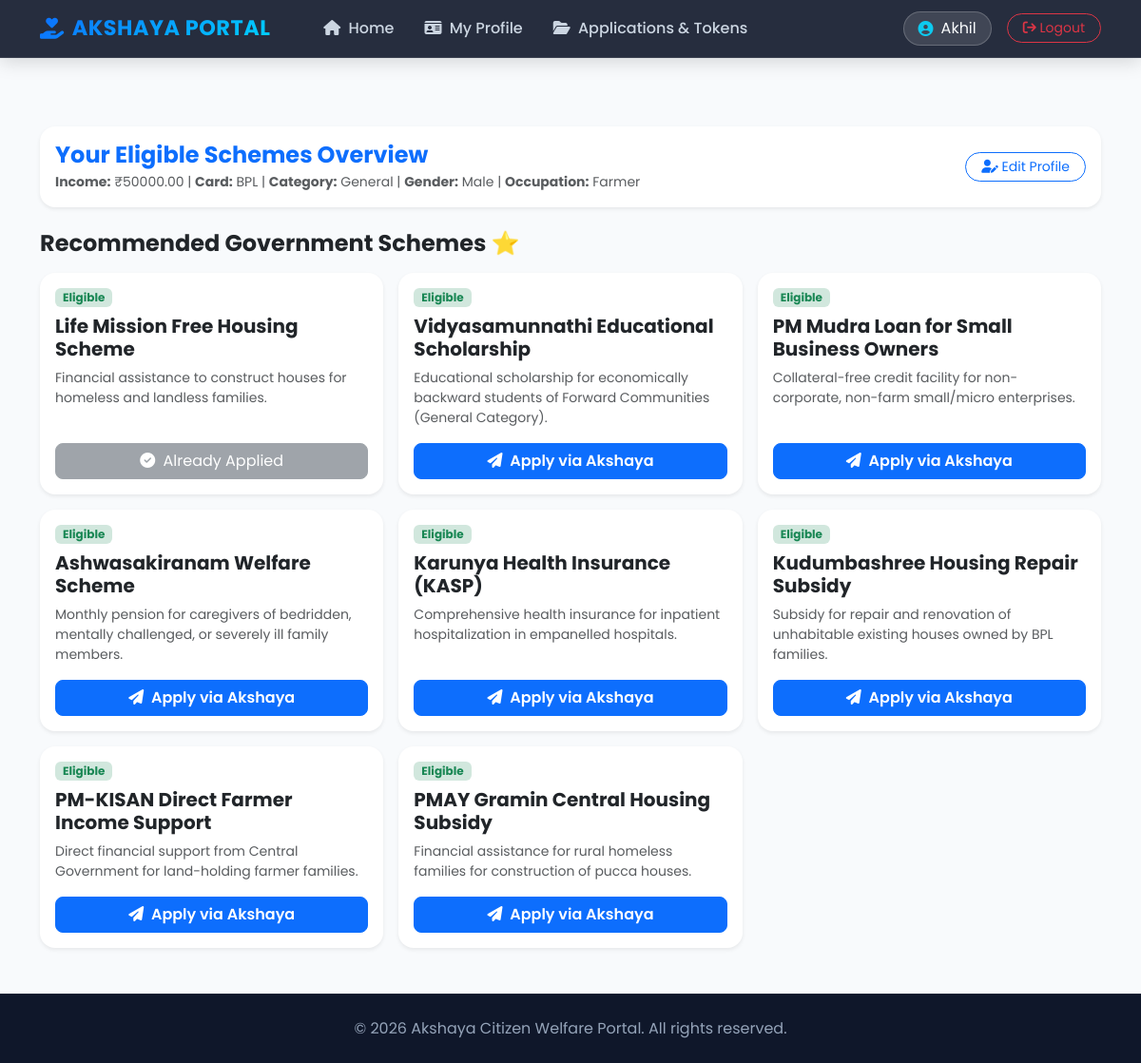
The app's page /home/ (signed in), older data.
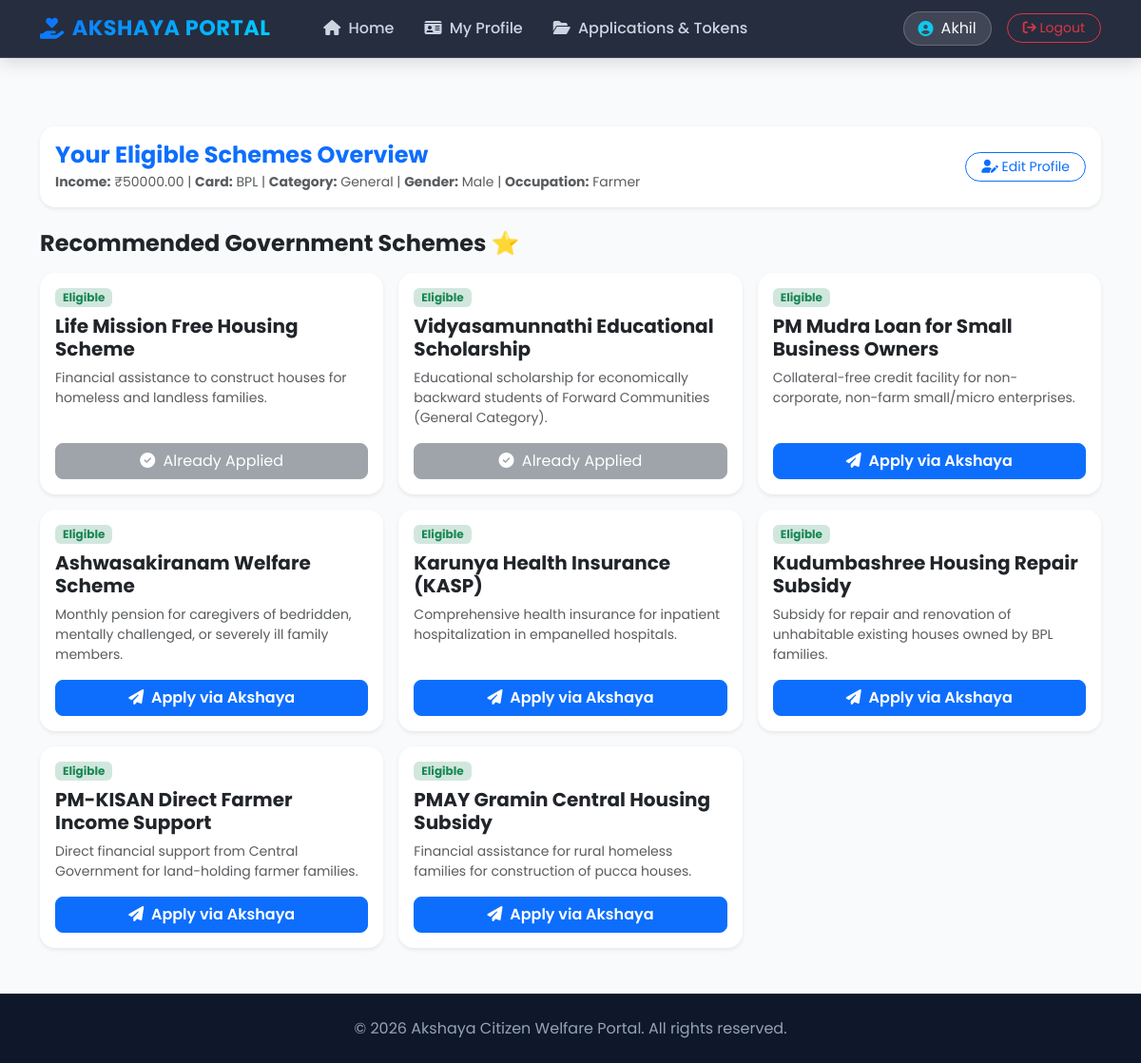
The same page, newer data.
### welfare_app/models.py (models this page shows, shortened)
class Scheme(models.Model):
    title = models.CharField(max_length=200)
    description = models.TextField()
    department = models.CharField(max_length=100)
    max_income = models.DecimalField(max_digits=10, decimal_places=2, default=999999)
    min_age = models.IntegerField(default=0)
    allowed_ration_cards = models.CharField(max_length=10, choices=RATION_CARD_CHOICES, default='ALL')
    category = models.CharField(max_length=10, choices=CATEGORY_CHOICES, default='ALL')
    allowed_gender = models.CharField(max_length=10, choices=GENDER_CHOICES, default='ALL')
    required_occupation = models.CharField(max_length=20, choices=OCCUPATION_CHOICES, default='ALL')
    allowed_marital_status = models.CharField(max_length=20, choices=MARITAL_STATUS_CHOICES, default='ALL')
    is_for_disabled_only = models.BooleanField(default=False)
    required_documents = models.TextField(help_text="Comma separated document names (e.g., Aadhaar, Income Certificate)", blank=True)
    extra_fields = models.TextField(help_text="Comma separated custom input field names", blank=True)

### welfare_app/views.py (the view)
# urls.py: path('home/', views.home, name='home'),
@login_required(login_url='login')
def home(request):
    profile, created = UserProfile.objects.get_or_create(user=request.user)
    eligible_schemes = []
    profile_complete = False
    applied_scheme_ids = set(Application.objects.filter(user=request.user).values_list('scheme_id', flat=True))
    if (profile.annual_income is not None and profile.ration_card_type and profile.category and profile.gender):
        profile_complete = True
        all_schemes = Scheme.objects.all()
        try:
            user_income = float(profile.annual_income)
        except (ValueError, TypeError):
            user_income = 0.0
        user_card = (profile.ration_card_type or "").strip()
        user_cat = (profile.category or "").strip()
        user_gender = (profile.gender or "").strip()
        user_occ = (profile.occupation or "").strip()
        user_marital = (profile.marital_status or "").strip()
        user_age = profile.age or 0
        for scheme in all_schemes:
            income_ok = user_income <= scheme.max_income
            age_ok = user_age >= scheme.min_age
            ration_ok = (scheme.allowed_ration_cards == 'ALL') or (scheme.allowed_ration_cards == user_card)
            category_ok = (scheme.category == 'ALL') or (scheme.category == user_cat)
            gender_ok = (scheme.allowed_gender == 'ALL') or (scheme.allowed_gender == user_gender)
            occupation_ok = (scheme.required_occupation == 'ALL') or (scheme.required_occupation == user_occ)
            marital_ok = (scheme.allowed_marital_status == 'ALL') or (scheme.allowed_marital_status == user_marital)
            if scheme.is_for_disabled_only:
                disabled_ok = profile.is_differently_abled
            else:
                disabled_ok = True
            if income_ok and age_ok and ration_ok and category_ok and gender_ok and occupation_ok and disabled_ok and marital_ok:
                scheme.is_applied = scheme.id in applied_scheme_ids
                eligible_schemes.append(scheme)
    context = {
        'profile': profile,
        'eligible_schemes': eligible_schemes,
        'profile_complete': profile_complete,
    }
    return render(request, 'home.html', context)

### welfare_app/templates/home.html
{% extends 'base.html' %}
{% block content %}
<div class="container mt-4">
    <div class="card border-0 shadow-sm p-3 mb-4 rounded-4 bg-white">
        <div class="d-flex justify-content-between align-items-center flex-wrap gap-2">
            <div>
                <h4 class="fw-bold text-primary mb-1">Your Eligible Schemes Overview</h4>
                <p class="text-muted mb-0 small">
                    <strong>Income:</strong> ₹{{ profile.annual_income }} |
                    <strong>Card:</strong> {{ profile.ration_card_type }} |
                    <strong>Category:</strong> {{ profile.category }} |
                    <strong>Gender:</strong> {{ profile.gender }} |
                    <strong>Occupation:</strong> {{ profile.occupation }}
                </p>
            </div>
            <a href="{% url 'profile_setup' %}" class="btn btn-outline-primary rounded-pill px-3 btn-sm">
                <i class="fa-solid fa-user-pen"></i> Edit Profile
            </a>
        </div>
    </div>
    <div class="d-flex justify-content-between align-items-center mb-3">
        <h4 class="fw-bold text-dark mb-0">Recommended Government Schemes ⭐</h4>
    </div>
    {% if not profile_complete %}
        <div class="alert alert-warning rounded-3 shadow-sm">
            <i class="fa-solid fa-triangle-exclamation me-2"></i> Please complete your profile to view eligible schemes.
            <a href="{% url 'profile_setup' %}" class="fw-bold">Click here to setup profile</a>.
        </div>
    {% else %}
        <div class="row g-3">
            {% for scheme in eligible_schemes %}
                <div class="col-md-4">
                    <div class="card h-100 shadow-sm border-0 rounded-4">
                        <div class="card-body d-flex flex-column">
                            <span class="badge bg-success-subtle text-success align-self-start mb-2 px-2 py-1">Eligible</span>
                            <h5 class="card-title fw-bold text-dark">{{ scheme.title }}</h5>
                            <p class="card-text text-muted small flex-grow-1">{{ scheme.description|truncatewords:18 }}</p>
                            {% if scheme.is_applied %}
                                <button class="btn btn-secondary w-100 rounded-3" disabled>
                                    <i class="fa-solid fa-check-circle me-1"></i> Already Applied
                                </button>
                            {% else %}
                                <a href="{% url 'apply_scheme' scheme.id %}" class="btn btn-primary w-100 rounded-3 fw-semibold">
                                    <i class="fa-solid fa-paper-plane me-1"></i> Apply via Akshaya
                                </a>
                            {% endif %}
                        </div>
                    </div>
                </div>
            {% empty %}
                <div class="col-12">
                    <div class="alert alert-info rounded-3 text-center">
                        No eligible schemes found based on your current profile criteria.
                    </div>
                </div>
            {% endfor %}
        </div>
    {% endif %}
</div>
{% endblock %}

Row changes from the older to the newer data that the page shows:
changed Scheme "Vidyasamunnathi Educational Scholarship": text "Apply via Akshaya" → "Already Applied"
